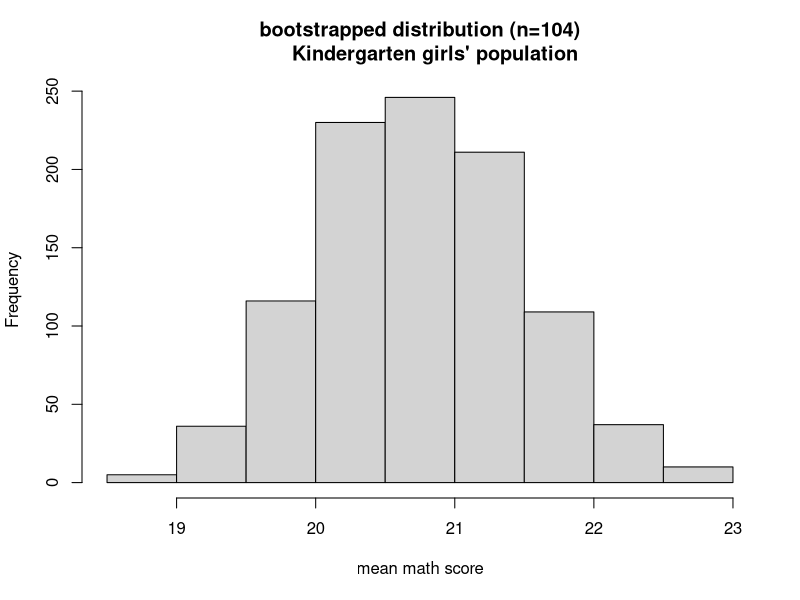
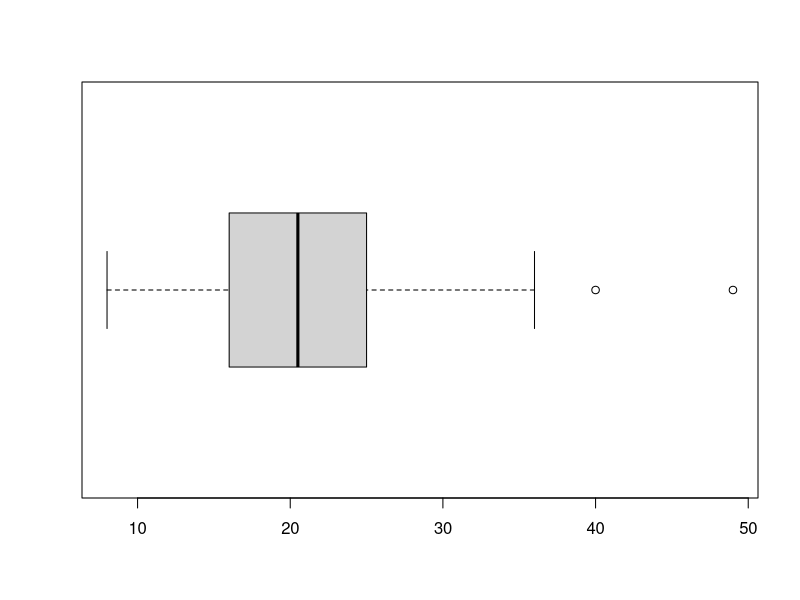
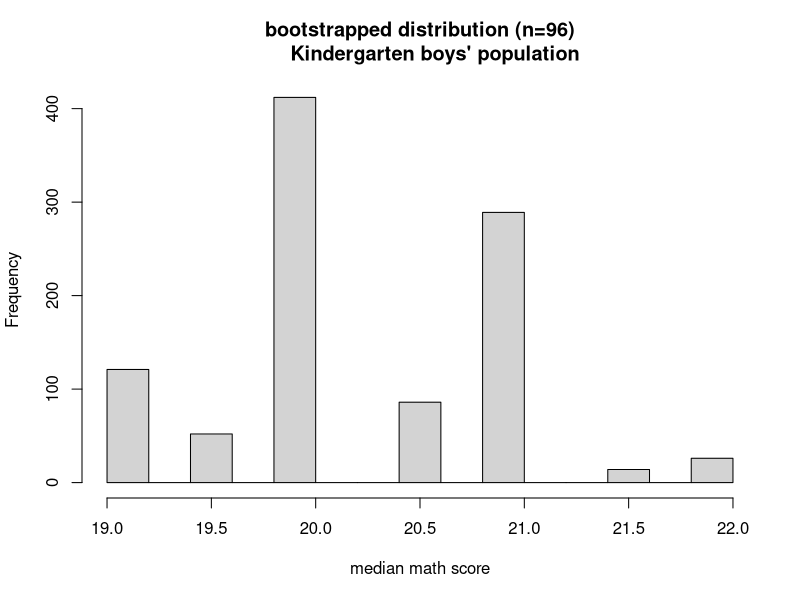

Source code (R) for these figures, in order: (Note: this script raises an error after producing the figures.)
#ASRR Chapter 8

#8.4.1
ecls=read.table(file="ecls200.txt",header=TRUE)
str(ecls)

#bootstrap distribution of the sample mean
N=1000
n=104
boot=numeric(N) 
for (i in 1:N) {
  bootsamp <- sample(ecls$c1rmscal[ecls$gender == 1],n,replace=T)
  boot[i] <- mean(bootsamp)
}
hist(boot, main="bootstrapped distribution (n=104)
     Kindergarten girls' population",xlab="mean math score")
SEb=sd(boot)

xbar=mean(ecls$c1rmscal[ecls$gender == 1])
moe=qt(0.975,n-1)*SEb   
xbar-moe
xbar+moe
#or do in one operation
xbar+c(-1,1)*moe

#8.4.2
#95% percentile CI
quantile(boot,c(0.025,0.975))

#8.5
boxplot(ecls$c1rmscal[ecls$gender == 1],horizontal=T)
table(ecls$gender)

#bootstrap distribution of the sample median
N=1000
n=96
boot=numeric(N) 
for (i in 1:N) {
  bootsamp <- sample(ecls$c1rmscal[ecls$gender == 2],n,replace=T)
  boot[i] <- median(bootsamp)
}
hist(boot, main="bootstrapped distribution (n=96)
     Kindergarten boys' population", xlab="median math score")
SEb=sd(boot)

#confidence intervals
med=median(ecls$c1rmscal[ecls$gender == 2])
moe=qt(0.975,n-1)*SEb
med+c(-1,1)*moe                #t interval
quantile(boot,c(0.025,0.975))  #percentile interval

#8.7.1
dat=rnorm(10000, 5, 2)   #set up a normal population with mu=5, sigma=2
N=1000
n=100
boot=numeric(N) 
for (i in 1:N) {
  bootsamp <- sample(dat,n,replace=T)
  boot[i] <- mean(bootsamp)
}
#bootstrapped standard error of mean
SEb=sd(boot)
SEb


#8.9.6
#overall
N=1000
n=189
boot=numeric(N)
for (i in 1:N) {
  bootsamp <- sample(birthwt$bwt,n,replace=T)
  boot[i] <- median(bootsamp)
}
SEb=sd(boot)
med=median(birthwt$bwt)
moe=qt(0.975,n-1)*SEb
med+c(-1,1)*moe     

#smoke=0
n=115
boot1=numeric(N)
for (i in 1:N) {
  bootsamp <- sample(birthwt$bwt[birthwt$smoke == 0],n,replace=T)
  boot1[i] <- median(bootsamp)
}

SEb=sd(boot1)
med=median(birthwt$bwt[birthwt$smoke == 0])
moe=qt(0.975,n-1)*SEb   
med+c(-1,1)*moe

#smoke=1
n=74
boot2=numeric(N)
for (i in 1:N) {
  bootsamp <- sample(birthwt$bwt[birthwt$smoke == 1],n,replace=T)
  boot2[i] <- median(bootsamp)
}
SEb=sd(boot2)
med=median(birthwt$bwt[birthwt$smoke == 1])
moe=qt(0.975,n-1)*SEb   
med+c(-1,1)*moe

#notched boxplot as inferential tool
b=boxplot(birthwt$bwt~birthwt$smoke,horizontal = T,notch=T)
